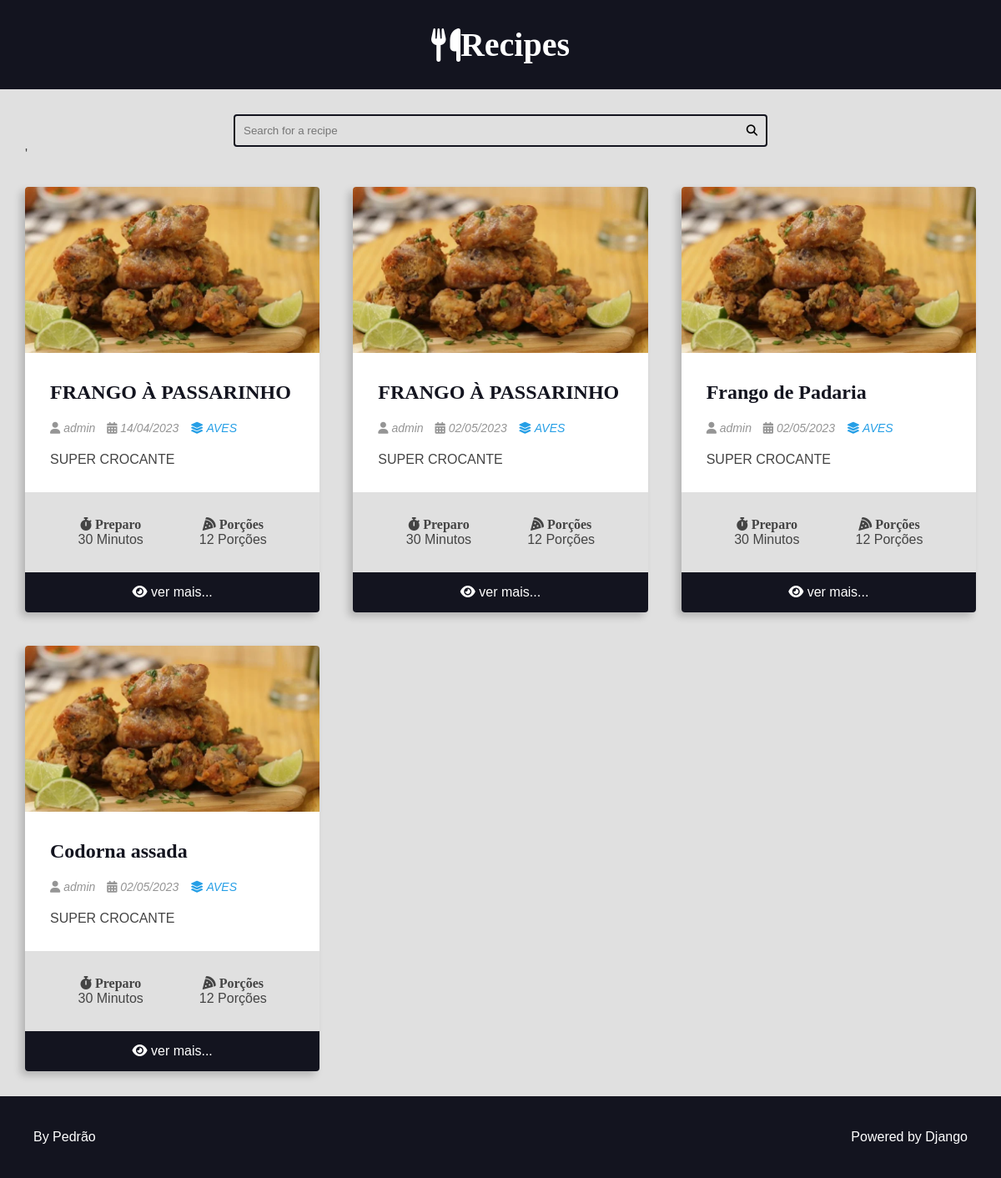
Page /recipes/category/3/ on the committed database.
### recipes/models.py (models this page shows, shortened)
class Recipe(models.Model):
    title = models.CharField(max_length=65)
    description = models.CharField(max_length=165)
    slug = models.SlugField(unique=True)
    preparation_time = models.IntegerField()
    preparation_time_unit = models.CharField(max_length=65)
    servings = models.IntegerField()
    servings_unit = models.CharField(max_length=65)
    preparation_steps = models.TextField()
    prepare_stes_is_html = models.BooleanField(default=False)
    created_at = models.DateField(auto_now_add=True)
    updated_at = models.DateField(auto_now=True)
    is_published = models.BooleanField(default=False)
    cover = models.ImageField(upload_to='recipes/cover/%Y/%m/%d', blank=True, default='')  # noqa: E501
    category = models.ForeignKey(Category, on_delete=models.SET_NULL, null=True, blank=True, default=None)  # noqa: E501
    author = models.ForeignKey(User, on_delete=models.SET_NULL, null=True)

class Category(models.Model):
    title = models.CharField(max_length=65)
    def __str__(self):
        return self.title

### recipes/views.py (the view)
# urls.py: path('recipes/category/<int:category_id>/', category, name='category'),
def category(request, category_id):
    recipe = get_list_or_404(Recipe, category__id=category_id, is_published=True)  # noqa: E501
    return render(request, 'category.html', context={
        'recipes': recipe,
        'title': f'CATEGORY | {recipe[0].category.title}'
        })

### recipes/templates/category.html (shortened to what this page needs)
{% extends 'base.html' %}
{% block content %}
    {% include "search.html" %}
    <main class="main-content-container">
        <div class="main-content main-content-list container">
            {% for recipe in recipes %}
                {% include "card.html" %}
            {% endfor %}
        </div>
    </main>
{% endblock content %}

### recipes/templates/card.html
<div class="recipe recipe-list-item">
    {% if recipe.cover %}
        <div class="recipe-cover">
            <a href=" {% url 'recipes:recipe' recipe.id %}">
                <img src="{{ recipe.cover.url }}" alt="Temporário">
            </a>
        </div>
    {% endif %}
    <div class="recipe-title-container">
        <h2 class="recipe-title">
            <a href="{% url 'recipes:recipe' recipe.id %}">
                {{ recipe.title }}
            </a>
        </h2>
    </div>
    <div class="recipe-author">
        <span class="recipe-author-item">
            <i class="fas fa-user"></i>
            {% if recipe.author is not None %}
                {% if recipe.author.firstname %}
                    {{ recipe.author.first_name }} {{recipe.author.last_name}}
                {% else %}
                    {{recipe.author.username}}
                {% endif %}
            {% else %}
                    Desconhecido
            {% endif %}
        </span>
        <span class="recipe-author-item">
            <i class="fas fa-calendar-alt"></i>
            {{ recipe.created_at|date:"d/m/Y" }}
        </span>
        {% if recipe.category is not None %}
            <span class="recipe-author-item">
                <a href="{% url 'recipes:category' recipe.category.id %}">
                    <i class="fas fa-layer-group"></i>
                    <span>{{recipe.category}}</span>
                </a>
            </span>
        {% endif %}
    </div>
    <div class="recipe-content">
        <p>{{ recipe.description}}</p>
    </div>
    <div class="recipe-meta-container">
        <div class="recipe-meta recipe-preparation">
            <h3 class="recipe-meta-title"><i class="fas fa-stopwatch"></i> Preparo</h3>
            <div class="recipe-meta-text">
                {{recipe.preparation_time }} Minutos
            </div>
        </div>
        <div class="recipe-meta recipe-servings">
            <h3 class="recipe-meta-title"><i class="fas fa-pizza-slice"></i> Porções</h3>
            <div class="recipe-meta-text">
                {{ recipe.servings }} Porções
            </div>
        </div>
    </div>
    <footer class="recipe-footer">
        <a class="recipe-read-more button button-dark button-full-width" href=" {% url 'recipes:recipe' recipe.id %}">
            <i class="fas fa-eye"></i>
            <span>ver mais...</span>
        </a>
    </footer>
</div>

### recipes/static/css/styles.css (style rules this page uses)
:root { --color-primary: #269fe6; --color-primary-hover: #2086c2; --color-primary-dark: #13141f; --color-primary-dark-hover: #212336; --color-primary-light: #d4ecfa; --color-primary-light-hover: #bdd8e7; --color-white: #fff; --color-black: #000; --color-dark-text: #444; --color-info-light: #cce5ff; --color-debug-light: #cce5ff; --color-success-light: #d4edda; --color-alert-light: #fff3cd; --color-warning-light: #fff3cd; --color-error-light: #f8d7da; --color-info-dark: #4d86c4; --color-debug-dark: #4d86c4; --color-success-dark: #4a9c5d; --color-alert-dark: #927f40; --color-warning-dark: #927f40; --color-error-dark: #da525d; --color-gray-0: #f9f9f9; --color-gray-1: #e0e0e0; --color-gray-2: #c7c7c7; --color-gray-3: #aeaeae; --color-gray-4: #959595; --color-gray-5: #7d7d7d; --color-gray-6: #646464; --color-gray-7: #4b4b4b; --color-gray-8: #323232; --color-gray-9: #191919; --font-primary: sans-serif; --font-headings: 'Roboto Slab', serif; --spacing-gutter-medium: 3rem; --spacing-gutter-large: 4rem; }
* { padding: 0; margin: 0; box-sizing: border-box; }
html { font-size: 62.5%; }
body { font-size: 1.6rem; font-family: var(--font-primary); background: var(--color-gray-1); color: var(--color-dark-text); }
h1, h2, h3, h4, h5, h6 { font-family: var(--font-headings); }
img { max-width: 100%; }
a { color: var(--color-primary); text-decoration: none; }
.container { max-width: 144rem; margin: 0 auto; padding: var(--spacing-gutter-medium); }
.main-content { padding-top: 0; }
.main-content-list { display: grid; grid-template-columns: repeat(auto-fit, minmax(340px, 1fr)); gap: var(--spacing-gutter-large); }
.recipe { background: var(--color-white); box-shadow: -5px 5px 10px rgba(0, 0, 0, 0.2); transform: scale(1); transition: all 300ms ease-in-out; border-radius: 0.4rem; overflow: hidden; }
.recipe img { max-width: 100%; }
.recipe-list-item { max-width: 64rem; height: fit-content; }
.recipe-title-container { padding: var(--spacing-gutter-medium); padding-bottom: 2rem; }
.recipe-title-container a { text-decoration: none; color: var(--color-primary-dark); }
.recipe-author { padding: 0 var(--spacing-gutter-medium); }
.recipe-content { padding: var(--spacing-gutter-medium); padding-top: 2rem; }
.recipe-author-item { color: var(--color-gray-4); margin-right: 1rem; font-style: italic; font-size: 1.4rem; }
.recipe-author a { color: var(--color-primary); transition: all 300ms ease-in-out; text-decoration: none; }
.recipe-meta-container { display: flex; flex-flow: row wrap; padding: var(--spacing-gutter-medium); background: var(--color-gray-1); }
.recipe-meta { display: flex; flex-flow: column nowrap; flex-shrink: 1; flex-grow: 1; text-align: center; }
.recipe-meta-title { font-size: 1.6rem; }
.recipe-footer a { background: var(--color-primary-dark); display: block; color: var(--color-white); text-decoration: none; text-align: center; padding: 1.5rem var(--spacing-gutter-medium); transition: all 300ms ease-in-out; }

### rows in the picture
Recipe: cover (picture), title "FRANGO À PASSARINHO", author.username "admin", created_at "14/04/2023", category "AVES", description "SUPER CROCANTE", preparation_time "30", servings "12"
Recipe: cover (picture), title "FRANGO À PASSARINHO", author.username "admin", created_at "02/05/2023", category "AVES", description "SUPER CROCANTE", preparation_time "30", servings "12"
Recipe: cover (picture), title "Frango de Padaria", author.username "admin", created_at "02/05/2023", category "AVES", description "SUPER CROCANTE", preparation_time "30", servings "12"
Recipe: cover (picture), title "Codorna assada", author.username "admin", created_at "02/05/2023", category "AVES", description "SUPER CROCANTE", preparation_time "30", servings "12"
